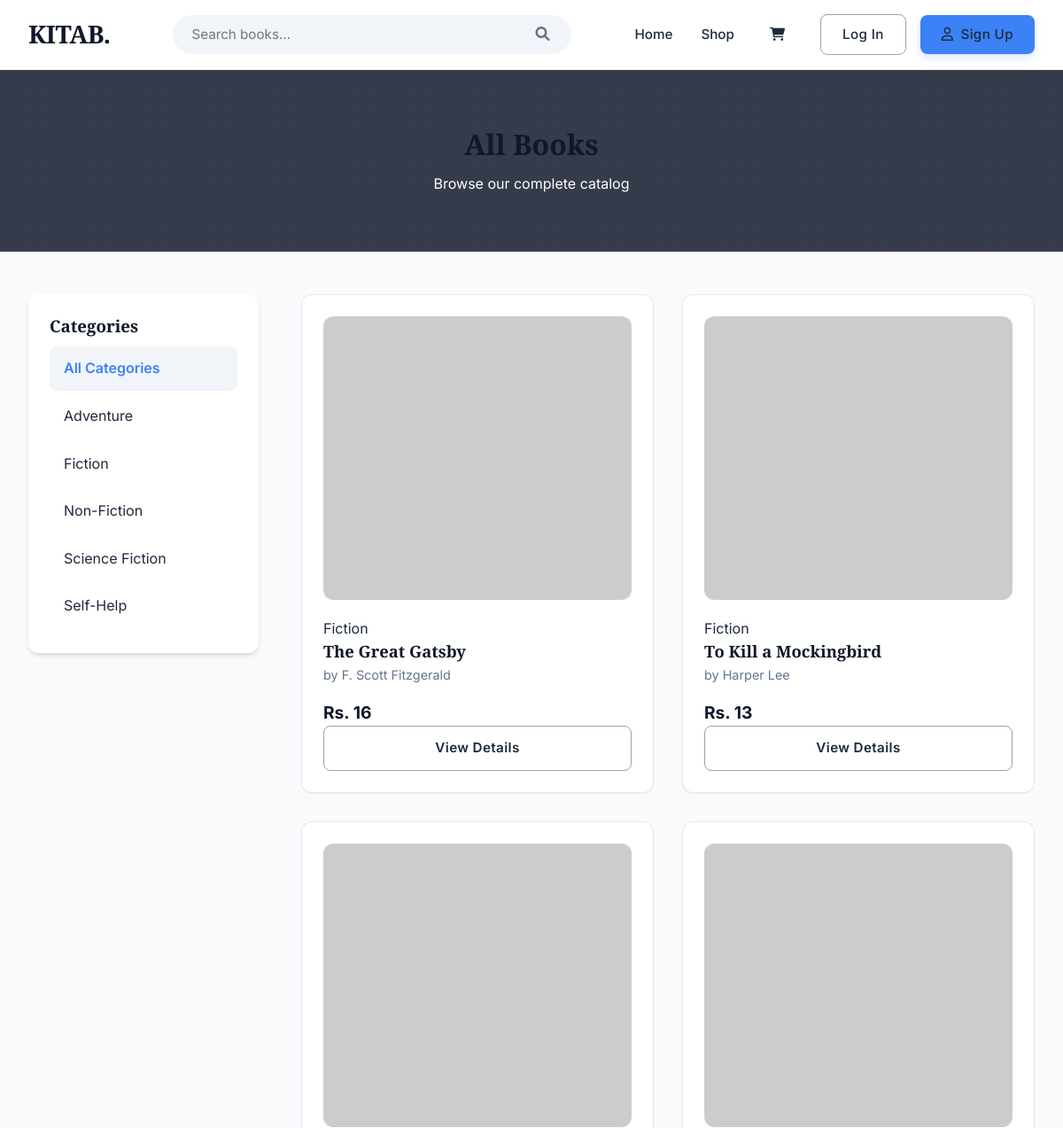
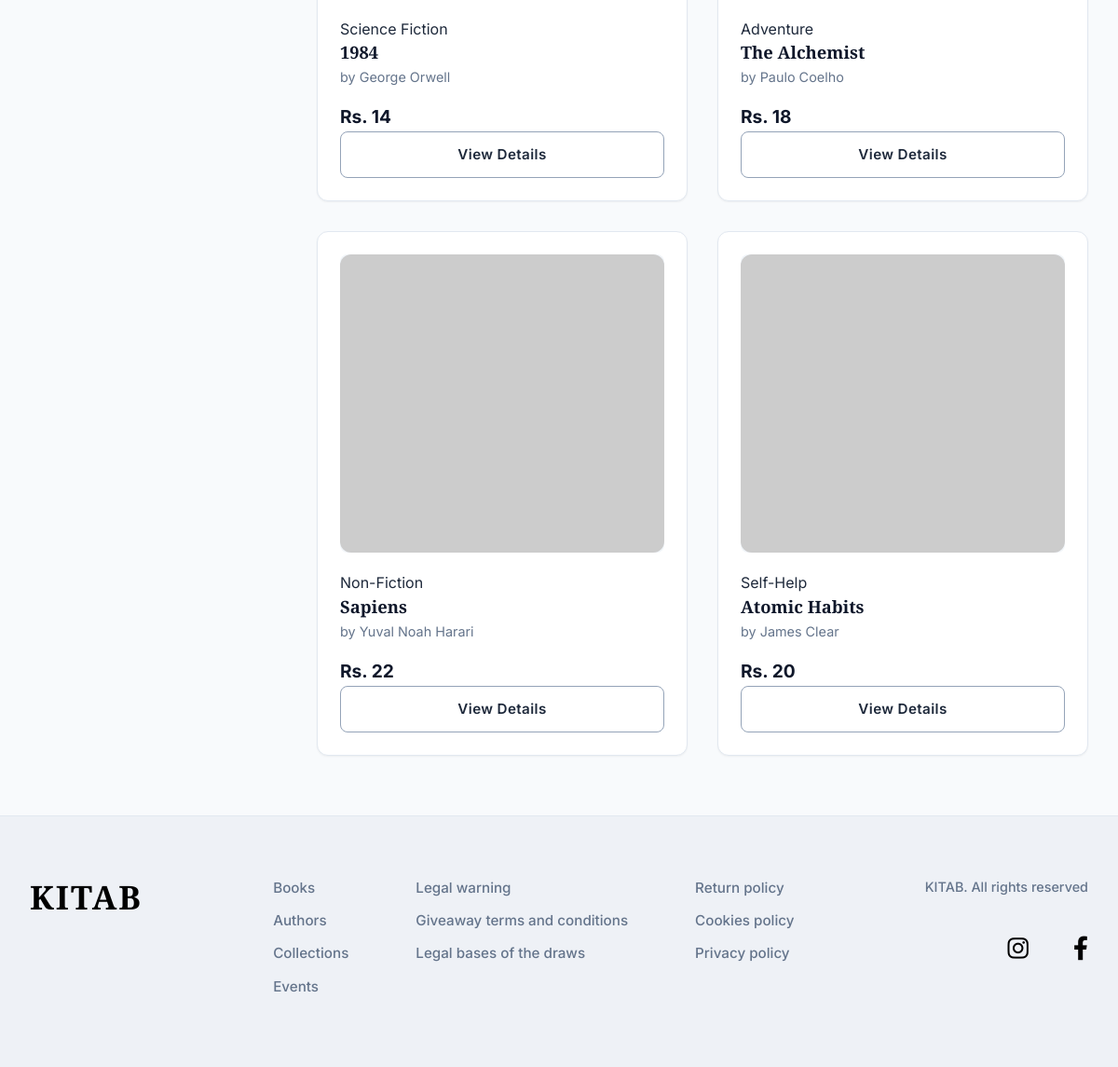
The page /frontend/shop.php on the database its author committed (2 pictures, top to bottom).
### tables this page shows
CREATE TABLE books (
    id INT AUTO_INCREMENT PRIMARY KEY,
    title VARCHAR(255) NOT NULL,
    author VARCHAR(100) NOT NULL,
    description TEXT,
    price DECIMAL(10, 2) NOT NULL,
    image VARCHAR(255) NOT NULL,
    category VARCHAR(50),
    publisher VARCHAR(100),
    pages INT,
    language VARCHAR(50) DEFAULT 'English',
    isbn VARCHAR(20),
    created_at TIMESTAMP DEFAULT CURRENT_TIMESTAMP
);

### frontend/shop.php (the view, shortened to what this page needs)
<?php
require_once '../includes/header.php';
$where_sql = "";
$sql = "SELECT * FROM books $where_sql ORDER BY created_at DESC";
$result = $conn->query($sql);
$cat_sql = "SELECT DISTINCT category FROM books ORDER BY category ASC";
$cat_result = $conn->query($cat_sql);
?>
<div class="shop-header">
    <div class="container">
        <h1>All Books</h1>
        <p>Browse our complete catalog</p>
    </div>
</div>
<div class="container shop-container">
    <aside class="sidebar">
        <div class="filter-group">
            <h3>Categories</h3>
            <ul>
                <li><a href="shop.php" class="<?php echo !isset($_GET['category']) ? 'active' : ''; ?>">All
                        Categories</a></li>
                <?php while ($cat = $cat_result->fetch_assoc()): ?>
                    <li>
                        <a href="shop.php?category=<?php echo urlencode($cat['category']); ?>"
                            class="<?php echo (isset($_GET['category']) && $_GET['category'] == $cat['category']) ? 'active' : ''; ?>">
                            <?php echo htmlspecialchars($cat['category']); ?>
                        </a>
                    </li>
                <?php endwhile; ?>
            </ul>
        </div>
    </aside>
    <main class="shop-content">
        <div class="grid books-grid">
            <?php if ($result->num_rows > 0): ?>
                <?php while ($row = $result->fetch_assoc()): ?>
                    <div class="card book-card">
                        <div class="book-image">
                            <img src="<?php echo strpos($row['image'], 'http') === 0 ? htmlspecialchars($row['image']) : BASE_URL . htmlspecialchars($row['image']); ?>"
                                alt="<?php echo htmlspecialchars($row['title']); ?>">
                        </div>
                        <div class="book-info">
                            <span class="category"><?php echo htmlspecialchars($row['category']); ?></span>
                            <h3><?php echo htmlspecialchars($row['title']); ?></h3>
                            <p class="author">by <?php echo htmlspecialchars($row['author']); ?></p>
                            <div class="book-footer">
                                <span class="price">Rs.
                                    <?php echo htmlspecialchars(number_format($row['price'])); ?></span>
                            </div>
                            <a href="product.php?id=<?php echo $row['id']; ?>" class="btn btn-block btn-outline mt-2">View
                                Details</a>
                        </div>
                    </div>
                <?php endwhile; ?>
            <?php endif; ?>
        </div>
    </main>
</div>
<?php require_once '../includes/footer.php'; ?>

### includes/header.php (shortened to what this page needs)
<!DOCTYPE html>
<html lang="en">
<head>
    <link rel="stylesheet" href="<?php echo BASE_URL; ?>assets/css/style.css">
    <link rel="stylesheet" href="<?php echo BASE_URL; ?>assets/css/genre.css">
    <link rel="stylesheet" href="https://cdnjs.cloudflare.com/ajax/libs/font-awesome/6.0.0/css/all.min.css">
</head>
<body>
    <header class="navbar">
        <div class="container nav-container">
            <a href="<?php echo BASE_URL; ?>index.php" class="logo">KITAB.</a>
            <form action="<?php echo BASE_URL; ?>frontend/shop.php" method="GET" class="search-form">
                <input type="text" name="search" placeholder="Search books..."
                    value="<?php echo isset($_GET['search']) ? htmlspecialchars($_GET['search']) : ''; ?>">
                <button type="submit"><i class="fas fa-search"></i></button>
            </form>
            <ul class="nav-links">
                <li><a href="<?php echo BASE_URL; ?>index.php">Home</a></li>
                <li><a href="<?php echo BASE_URL; ?>frontend/shop.php">Shop</a></li>
                <li>
                    <a href="<?php echo BASE_URL; ?>frontend/cart.php" class="nav-cart">
                        <i class="fas fa-shopping-cart"></i>
                    </a>
                </li>
                <?php if (isset($_SESSION['user_id'])): ?>
                    <li>
                        <a href="<?php echo BASE_URL; ?>frontend/profile.php" class="nav-cart" style="font-size: 1.3rem;">
                            <i class="fas fa-user-circle"></i>
                        </a>
                    </li>
                <?php else: ?>
                    <li style="display: flex; gap: 1rem; align-items: center;">
                        <a href="<?php echo BASE_URL; ?>frontend/login.php" class="btn btn-outline"
                            style="padding: 0.6rem 1.5rem;">Log In</a>
                        <a href="<?php echo BASE_URL; ?>frontend/register.php" class="btn btn-primary"
                            style="padding: 0.6rem 1.5rem; display: flex; align-items: center; gap: 0.5rem;">
                            <i class="far fa-user"></i> Sign Up
                        </a>
                    </li>
                <?php endif; ?>
            </ul>
        </div>
    </header>

### includes/footer.php (shortened to what this page needs)
<footer class="minimal-footer">
    <div class="container footer-minimal-container">
        <div class="footer-logo-section">
            <h2 class="footer-text-logo">KITAB</h2>
        </div>
        <div class="footer-links-minimal">
            <div class="footer-min-col">
                <ul>
                    <li><a href="shop.php">Books</a></li>
                    <li><a href="#">Authors</a></li>
                    <li><a href="#">Collections</a></li>
                    <li><a href="#">Events</a></li>
                </ul>
            </div>
            <div class="footer-min-col">
                <ul>
                    <li><a href="#">Legal warning</a></li>
                    <li><a href="#">Giveaway terms and conditions</a></li>
                    <li><a href="#">Legal bases of the draws</a></li>
                </ul>
            </div>
            <div class="footer-min-col">
                <ul>
                    <li><a href="#">Return policy</a></li>
                    <li><a href="#">Cookies policy</a></li>
                    <li><a href="#">Privacy policy</a></li>
                </ul>
            </div>
        </div>
        <div class="footer-right-minimal">
            <p class="copyright-text">KITAB. All rights reserved</p>
            <div class="social-icons-minimal">
                <a href="#"><i class="fab fa-instagram"></i></a>
                <a href="#"><i class="fab fa-facebook-f"></i></a>
            </div>
        </div>
    </div>
</footer>
</body>
</html>

### rows shown on the page
books: category "Fiction", title "The Great Gatsby", author "F. Scott Fitzgerald", price "16"
books: category "Fiction", title "To Kill a Mockingbird", author "Harper Lee", price "13"
books: category "Science Fiction", title "1984", author "George Orwell", price "14"
books: category "Adventure", title "The Alchemist", author "Paulo Coelho", price "18"
books: category "Non-Fiction", title "Sapiens", author "Yuval Noah Harari", price "22"
books: category "Self-Help", title "Atomic Habits", author "James Clear", price "20"

### other values the page prints
$cat['category'] "Adventure"
$cat['category'] "Fiction"
$cat['category'] "Non-Fiction"
$cat['category'] "Science Fiction"
$cat['category'] "Self-Help"
